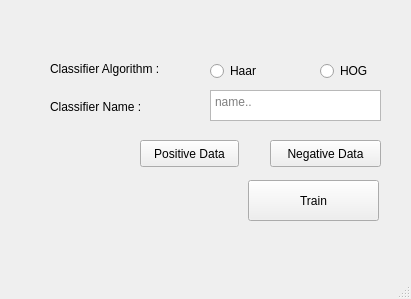
<?xml version="1.0" encoding="UTF-8"?>
<ui version="4.0">
 <class>train</class>
 <widget class="QMainWindow" name="train">
  <property name="geometry">
   <rect>
    <x>0</x>
    <y>0</y>
    <width>411</width>
    <height>299</height>
   </rect>
  </property>
  <property name="windowTitle">
   <string>Training Panel</string>
  </property>
  <widget class="QWidget" name="centralwidget">
   <widget class="QRadioButton" name="radio_haar">
    <property name="geometry">
     <rect>
      <x>210</x>
      <y>60</y>
      <width>117</width>
      <height>22</height>
     </rect>
    </property>
    <property name="text">
     <string>Haar</string>
    </property>
   </widget>
   <widget class="QRadioButton" name="Radio_hog">
    <property name="geometry">
     <rect>
      <x>320</x>
      <y>60</y>
      <width>117</width>
      <height>22</height>
     </rect>
    </property>
    <property name="text">
     <string>HOG</string>
    </property>
   </widget>
   <widget class="QTextEdit" name="textEdit">
    <property name="geometry">
     <rect>
      <x>210</x>
      <y>90</y>
      <width>171</width>
      <height>31</height>
     </rect>
    </property>
    <property name="placeholderText">
     <string>name..</string>
    </property>
   </widget>
   <widget class="QLabel" name="label">
    <property name="geometry">
     <rect>
      <x>50</x>
      <y>96</y>
      <width>161</width>
      <height>21</height>
     </rect>
    </property>
    <property name="text">
     <string>Classifier Name :</string>
    </property>
   </widget>
   <widget class="QLabel" name="label_2">
    <property name="geometry">
     <rect>
      <x>50</x>
      <y>60</y>
      <width>141</width>
      <height>17</height>
     </rect>
    </property>
    <property name="text">
     <string>Classifier Algorithm :</string>
    </property>
   </widget>
   <widget class="QPushButton" name="pushButton">
    <property name="geometry">
     <rect>
      <x>140</x>
      <y>140</y>
      <width>99</width>
      <height>27</height>
     </rect>
    </property>
    <property name="toolTip">
     <string>Browse Positive Data Set..</string>
    </property>
    <property name="text">
     <string>Positive Data</string>
    </property>
   </widget>
   <widget class="QPushButton" name="pushButton_2">
    <property name="geometry">
     <rect>
      <x>270</x>
      <y>140</y>
      <width>111</width>
      <height>27</height>
     </rect>
    </property>
    <property name="toolTip">
     <string>Browse Negative Dataset</string>
    </property>
    <property name="text">
     <string>Negative Data</string>
    </property>
   </widget>
   <widget class="QPushButton" name="pushButton_3">
    <property name="geometry">
     <rect>
      <x>248</x>
      <y>180</y>
      <width>131</width>
      <height>41</height>
     </rect>
    </property>
    <property name="toolTip">
     <string>Click here to start train classifier..</string>
    </property>
    <property name="text">
     <string>Train</string>
    </property>
   </widget>
  </widget>
  <widget class="QMenuBar" name="menubar">
   <property name="geometry">
    <rect>
     <x>0</x>
     <y>0</y>
     <width>411</width>
     <height>25</height>
    </rect>
   </property>
  </widget>
  <widget class="QStatusBar" name="statusbar"/>
 </widget>
 <resources/>
 <connections/>
</ui>
